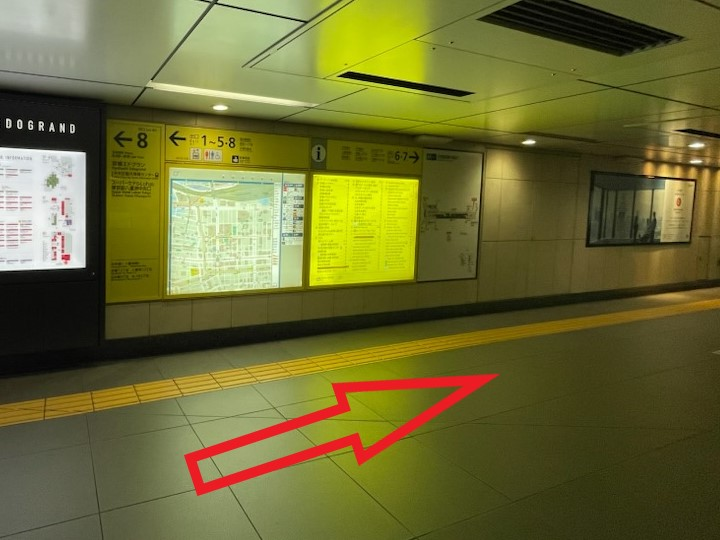
#> input picture 7_Route_resize_rename_images/0_input_images/地下鉄から京橋ANNEX　Ver.2/地下鉄1枚目　京橋駅北側の改札を出て右に向かってください。.jpg, 720 x 540 px; its folder holds only this picture in this run
$ python Route_resize_rename_images.py '0_input_images/地下鉄から京橋ANNEX　Ver.2/地下鉄1枚目　京橋駅北側の改札を出て右に向かってください。.jpg' out.png
#> lines starting #> are read from the running program, lines starting #| are printed output that depends on the picture; after the words box and inside, x2 and y2 are one past the last pixel; in counts of white or black regions, pixels touching at a corner belong together
# -*- coding: utf-8 -*-
import os
import sys
import shutil
import re
from PIL import Image, ImageChops

# Check for proper resampling filter based on PIL version
try:
    # For newer Pillow versions (9.0+)
    RESAMPLING_FILTER = Image.Resampling.LANCZOS
except AttributeError:
    try:
        # For Pillow 8.x and older
        RESAMPLING_FILTER = Image.LANCZOS
    except AttributeError:
        # Fallback to BICUBIC which should be available in all versions
        RESAMPLING_FILTER = Image.BICUBIC

# フォルダ設定
input_folder = "0_input_images"
temp_folder = "1_temp_images"
output_folder = "2_output_images"

# --- フォルダを先にクリア ---
def clear_folder(folder_path):
    if os.path.exists(folder_path):
        for filename in os.listdir(folder_path):
            file_path = os.path.join(folder_path, filename)
            try:
                if os.path.isfile(file_path) or os.path.islink(file_path):
                    os.unlink(file_path)
                elif os.path.isdir(file_path):
                    shutil.rmtree(file_path)
            except Exception as e:
                print(f'{file_path} の削除に失敗しました。理由: {e}')

# 1_temp_imagesと2_output_imagesをクリア
for folder in [temp_folder, output_folder]:
    clear_folder(folder)

# --- ここまで ---

target_width = 960  # 目標の幅を960に変更
target_height = 720  # 目標の高さを720に変更
min_height = 650  # 最小許容高さ
max_height = 800  # 最大許容高さ

# コマンド引数を入力（施設IDとルート番号）
if len(sys.argv) < 3:
    print("使い方: Route_resize_rename_images.py 施設ID ルート番号")
    print("例: Route_resize_rename_images.py 123 1")
    print("出力例: Route_123_1_01.webp")
    sys.exit(1)

facility_id = str(sys.argv[1]).zfill(3)  # 施設ID（3桁）
route_number = str(sys.argv[2])  # ルート番号

# フォルダが存在しない場合、作成する
os.makedirs(temp_folder, exist_ok=True)
os.makedirs(output_folder, exist_ok=True)

def is_route_filename(filename):
    """ファイル名がRoute_で始まるかどうかをチェック"""
    return filename.startswith("Route_")

def extract_number(filename):
    """ファイル名から番号を抽出する"""
    numbers = re.findall(r'\d+', filename)
    if numbers:
        return numbers[-1]
    return "00"

def trim_white_borders(img, bg_color=(255, 255, 255), threshold=235):
    """空白の境界を自動的にトリミングする（しきい値を設定可能）"""
    # グレースケールに変換
    img_gray = img.convert('L')

    # しきい値より明るいピクセルをマスク
    mask = Image.eval(img_gray, lambda x: 0 if x >= threshold else 255)

    # 実際のコンテンツの境界を取得
    bbox = mask.getbbox()

    if bbox:
        # 余白を追加せずに直接トリミング
        return img.crop(bbox)
    else:
        return img  # 内容がなければトリミングしない

def process_image(img):
    """画像を処理する（空白の境界をトリミングし、アスペクト比を維持しながらリサイズ）"""
    original_width, original_height = img.size

    if original_width <= 0 or original_height <= 0:
        print(f"警告: 画像サイズが無効です ({original_width}x{original_height})。スキップします。")
        return img

    # 空白の境界をトリミング
    trimmed_img = trim_white_borders(img, threshold=235)
    print(f"トリミング: {original_width}x{original_height} -> {trimmed_img.width}x{trimmed_img.height}")

    # トリミング後のサイズ
    trimmed_width, trimmed_height = trimmed_img.size

    if trimmed_width <= 0 or trimmed_height <= 0:
        print("警告: トリミング後のサイズが無効です。元の画像を使用します。")
        trimmed_img = img
        trimmed_width, trimmed_height = original_width, original_height

    trimmed_ratio = float(trimmed_width) / float(trimmed_height) if trimmed_height > 0 else 1.0
    target_ratio = float(target_width) / float(target_height)  # 960/720 = 1.33

    # アスペクト比を維持しながらリサイズ
    if trimmed_ratio > target_ratio:
        # 画像が目標比率より横長の場合
        new_height = target_height
        new_width = int(new_height * trimmed_ratio)
        resized_img = trimmed_img.resize((new_width, new_height), RESAMPLING_FILTER)

        # 中央部分を切り取る
        crop_left = (new_width - target_width) // 2
        final_img = resized_img.crop((crop_left, 0, crop_left + target_width, target_height))
    else:
        # 画像が目標比率より縦長の場合
        new_width = target_width
        new_height = int(new_width / trimmed_ratio)

        # 高さが650-800pxの範囲内の場合
        if min_height <= new_height <= max_height:
            # ちょうど目標の幅にリサイズ
            final_img = trimmed_img.resize((target_width, new_height), RESAMPLING_FILTER)
        else:
            # 目標の幅にリサイズしてから中央部分を切り取る
            resized_img = trimmed_img.resize((new_width, new_height), RESAMPLING_FILTER)
            crop_top = (new_height - target_height) // 2
            final_img = resized_img.crop((0, crop_top, target_width, crop_top + target_height))

    return final_img

def scan_directory(dir_path, relative_path=""):
    """ディレクトリを再帰的にスキャンして画像ファイルを見つける"""
    image_files = []

    for item in os.listdir(dir_path):
        item_path = os.path.join(dir_path, item)

        # 相対パスを構築（出力時のディレクトリ構造を維持するため）
        item_relative_path = os.path.join(relative_path, item) if relative_path else item

        if os.path.isdir(item_path):
            # サブディレクトリの場合は再帰的に処理
            sub_files = scan_directory(item_path, item_relative_path)
            image_files.extend(sub_files)
        elif item.lower().endswith((".jpg", ".jpeg", ".png", ".webp")):
            # 画像ファイルの場合はリストに追加
            image_files.append((item_path, item, item_relative_path))

    return image_files

# ステップ1: サイズ調整してtemp_imagesに保存
print("画像のリサイズとトリミングを開始...")
processed_files = {}  # 処理したファイルと抽出された番号を記録
keep_original_names = {}  # 元の名前を保持するファイル

# 入力フォルダを再帰的にスキャン
image_files = scan_directory(input_folder)
print(f"{len(image_files)} 個の画像ファイルが見つかりました。")

for file_path, filename, relative_path in image_files:
    # Route_で始まるファイル名かどうかをチェック
    is_route = is_route_filename(filename)

    try:
        img = Image.open(file_path).convert("RGB")
#> img is the input picture: PIL image 720x540 RGB; mean R, G, B 109, 106.8, 51.2

        print(f"読み込み: {relative_path} ({img.width}x{img.height})")
#| 読み込み: 地下鉄から京橋ANNEX　Ver.2/地下鉄1枚目　京橋駅北側の改札を出て右に向かってください。.jpg (720x540)

        # 画像処理実行
        processed = process_image(img)
#> in trim_white_borders, `img_gray = img.convert('L')`:
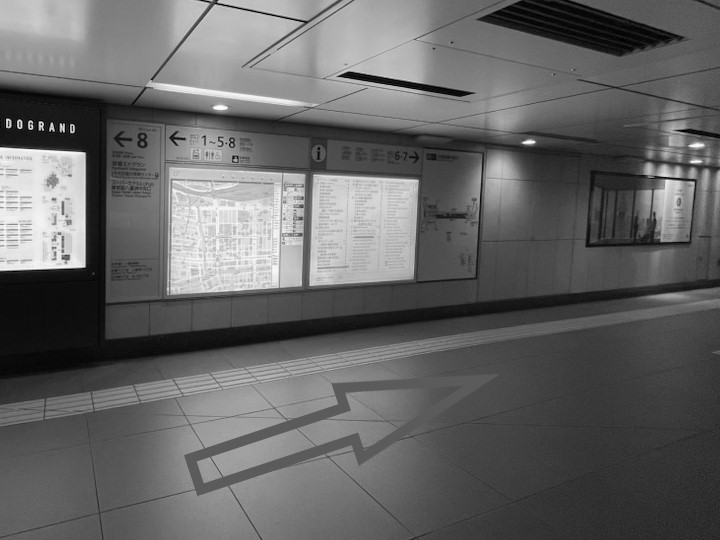
#> img_gray: PIL image 720x540 L; min 0, max 253, mean 101.2
#> in trim_white_borders, `mask = Image.eval(img_gray, lambda x: 0 if x >= threshold else 255)`:
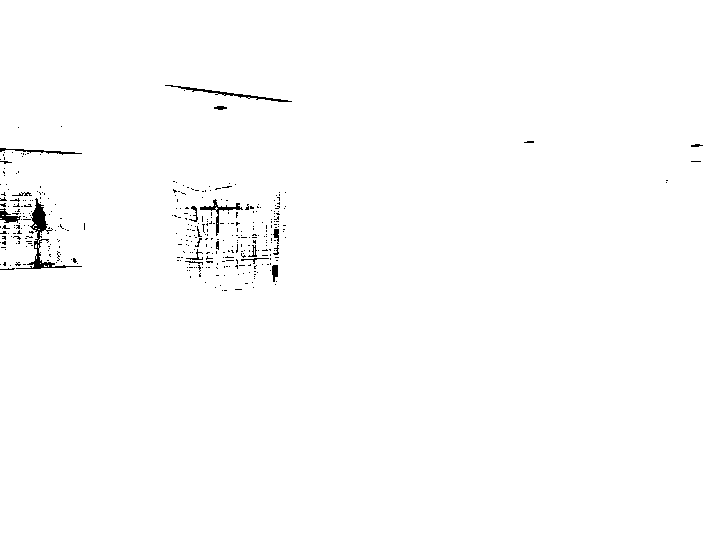
#> mask: PIL image 720x540 L; 99.2% white; black in thin lines or dots, all inside (x1, y1, x2, y2) = (0, 85, 703, 291)
#> in trim_white_borders, `bbox = mask.getbbox()`: bbox = (0, 0, 720, 540)
#| トリミング: 720x540 -> 720x540

        # ファイル名から番号を抽出して保存
        number = extract_number(filename)
        processed_files[relative_path] = number

        # Route_で始まる場合は元の名前を保持
        if is_route:
            keep_original_names[relative_path] = True

        # 元のファイル名を保持したまま、WebP形式に変換
        base_name = os.path.splitext(filename)[0]
        temp_filename = f"{base_name}.webp"

        # 出力先のディレクトリ構造を維持
        rel_dir = os.path.dirname(relative_path)
        if rel_dir:
            rel_temp_dir = os.path.join(temp_folder, rel_dir)
            os.makedirs(rel_temp_dir, exist_ok=True)
            output_path = os.path.join(rel_temp_dir, temp_filename)
        else:
            output_path = os.path.join(temp_folder, temp_filename)

        # 画質を100%に設定して保存（無圧縮）
        processed.save(output_path, "WEBP", quality=100, lossless=True)

        if is_route:
            print(f"⭕️処理完了 (名前変更しない): {relative_path} -> {os.path.join(os.path.dirname(relative_path), temp_filename)} ({processed.width}x{processed.height})")
        else:
            print(f"⭕️処理完了: {relative_path} -> {os.path.join(os.path.dirname(relative_path), temp_filename)} ({processed.width}x{processed.height})")
#| ⭕️処理完了: 地下鉄から京橋ANNEX　Ver.2/地下鉄1枚目　京橋駅北側の改札を出て右に向かってください。.jpg -> 地下鉄から京橋ANNEX　Ver.2/地下鉄1枚目　京橋駅北側の改札を出て右に向かってください。.webp (960x720)
    except Exception as e:
        print(f"エラー: ファイル {relative_path} の処理中にエラーが発生しました: {e}")
        continue

print("全画像の処理が完了、名前の変更と出力処理へ...")

# ステップ2: 名前を変更してoutput_imagesに出力
for root, dirs, files in os.walk(temp_folder):
    # temp_folder からの相対パスを取得
    rel_path = os.path.relpath(root, temp_folder) if root != temp_folder else ""

    for filename in files:
        if not filename.lower().endswith(".webp"):
            continue

        # 現在のファイルの相対パス
        if rel_path == "":
            current_rel_path = filename
        else:
            current_rel_path = os.path.join(rel_path, filename)

        src = os.path.join(root, filename)
        found = False

        # 対応する元のファイル名を検索
        for orig_path in processed_files.keys():
            orig_filename = os.path.basename(orig_path)
            orig_basename = os.path.splitext(orig_filename)[0]
            current_basename = os.path.splitext(filename)[0]

            if orig_basename == current_basename:
                # 出力先のディレクトリ構造を維持
                rel_output_dir = os.path.dirname(current_rel_path)
                if rel_output_dir:
                    full_output_dir = os.path.join(output_folder, rel_output_dir)
                    os.makedirs(full_output_dir, exist_ok=True)
                else:
                    full_output_dir = output_folder

                # 元の名前を保持するかどうか確認
                if orig_path in keep_original_names:
                    # 元の名前を変更しない（拡張子のみwebpに変更）
                    dst = os.path.join(full_output_dir, filename)
                    shutil.copy2(src, dst)
                    print(f"出力完了 (元の名前を変更しない): {current_rel_path}")
                    found = True
                    break

                # 対応する番号を見つける
                number = processed_files[orig_path]

                # 新しいファイル名を生成
                new_filename = f"Route_{facility_id}_{route_number}_{number.zfill(2)}.webp"

                dst = os.path.join(full_output_dir, new_filename)
                shutil.copy2(src, dst)
                print(f"出力完了: {current_rel_path} -> {os.path.join(rel_output_dir, new_filename) if rel_output_dir else new_filename}")
                found = True
                break

        if not found:
            print(f"警告: {current_rel_path} に対応する元のファイル名が見つかりませんでした。")

print("⭕️全画像の処理が完了し、2_output_imagesに出力しました！")
